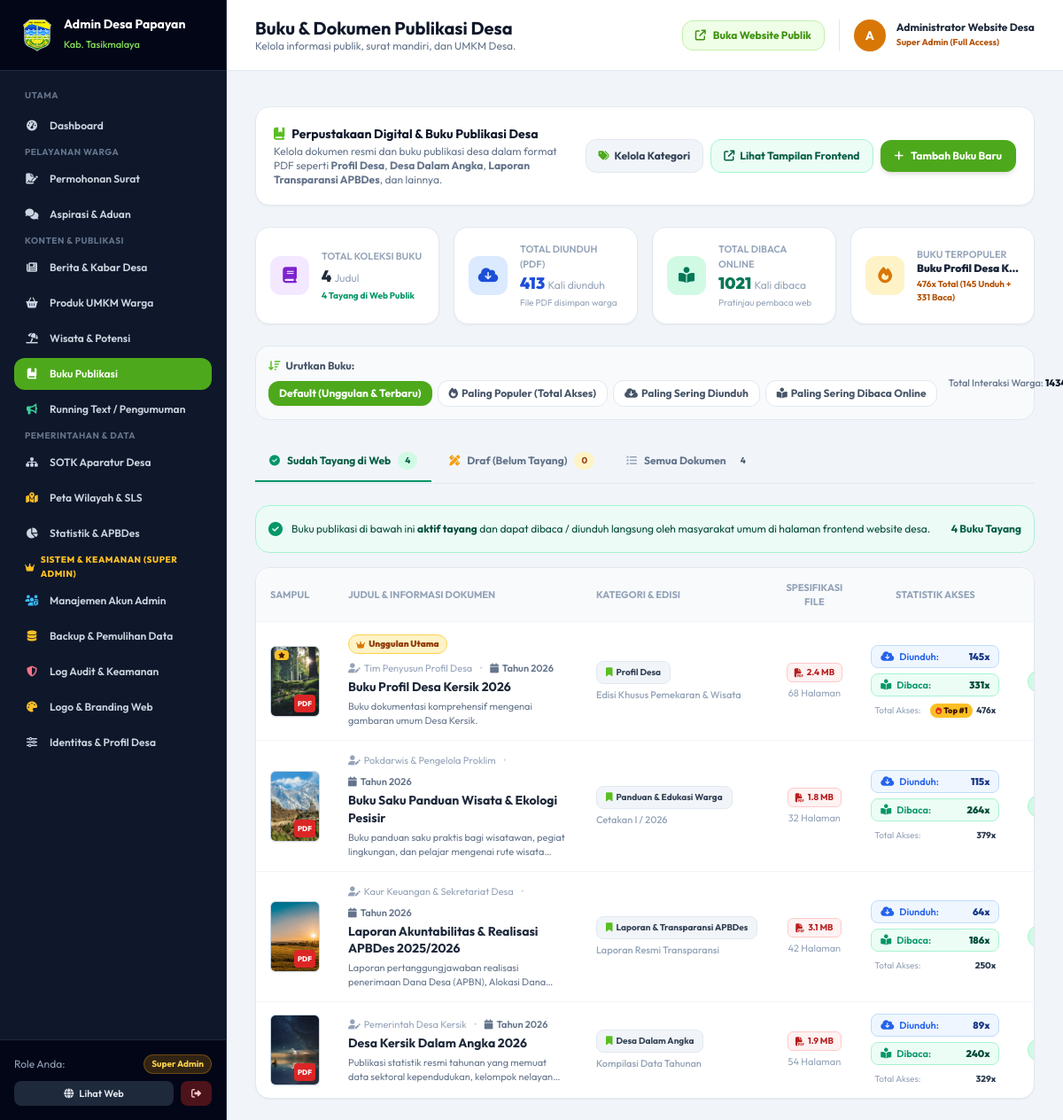
Before: /admin/publikasi (signed in) with the older database file.
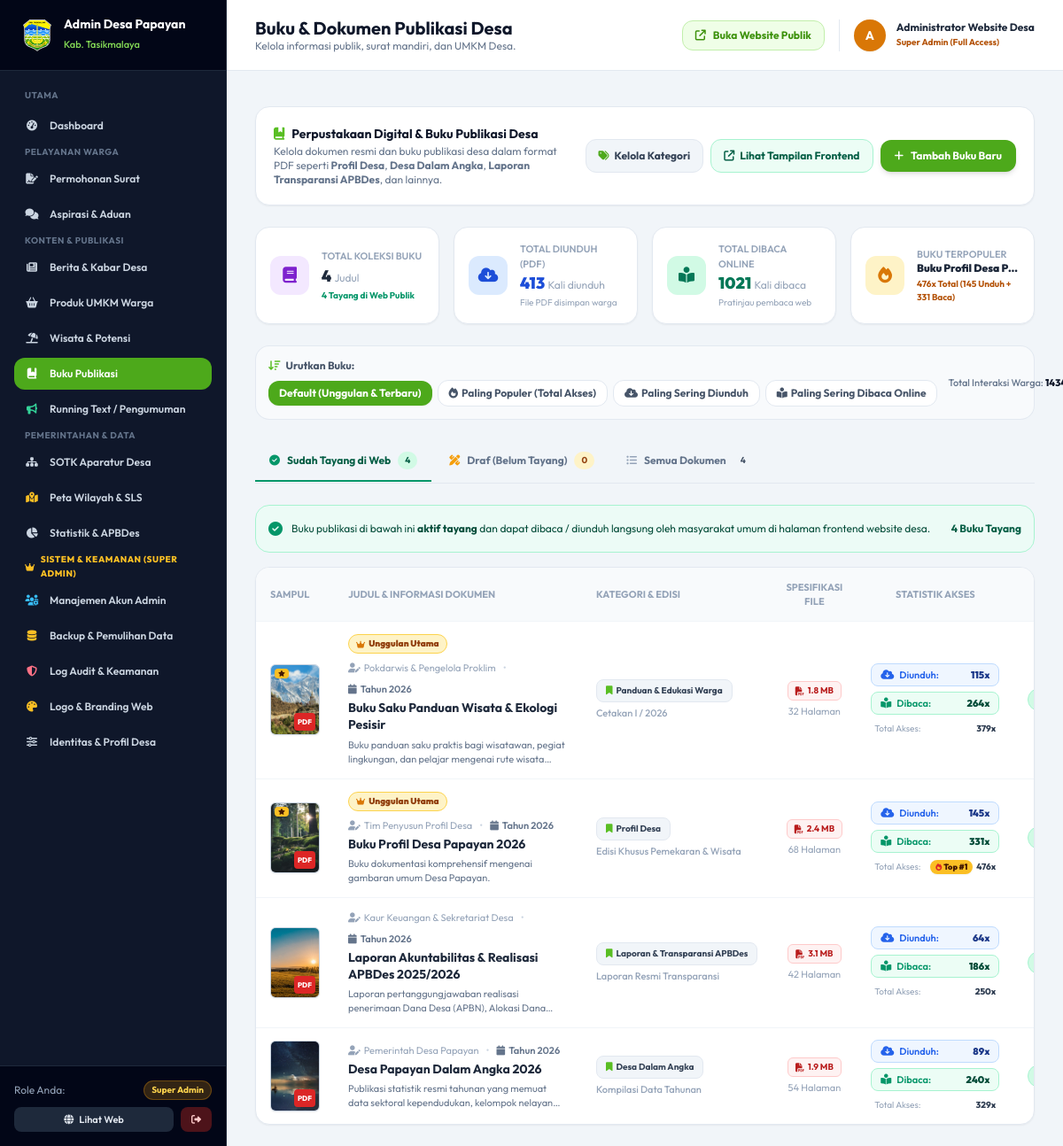
After: the same page with the newer database file.
### tables this page shows
CREATE TABLE buku_publikasi (
        id INTEGER PRIMARY KEY AUTOINCREMENT,
        judul TEXT NOT NULL,
        kategori TEXT NOT NULL,
        penulis TEXT DEFAULT 'Pemerintah Desa',
        tahun TEXT DEFAULT '2026',
        edisi TEXT DEFAULT 'Edisi Tahunan',
        jumlah_halaman INTEGER DEFAULT 0,
        ukuran_file TEXT DEFAULT '0 MB',
        sinopsis TEXT,
        cover_buku TEXT,
        file_pdf TEXT NOT NULL,
        jumlah_unduh INTEGER DEFAULT 0,
        status TEXT DEFAULT 'Tayang',
        is_featured INTEGER DEFAULT 0,
        created_at TIMESTAMP DEFAULT CURRENT_TIMESTAMP
    , jumlah_baca INTEGER DEFAULT 0);

### app.py (the view)
@app.route('/admin/publikasi')
@login_required
def admin_publikasi():
    conn = get_db()
    cursor = conn.cursor()
    sort_by = request.args.get('sort', 'default')
    cursor.execute("SELECT * FROM buku_publikasi")
    raw_all = [dict(r) for r in cursor.fetchall()]
    for b in raw_all:
        b['jumlah_unduh'] = b.get('jumlah_unduh') or 0
        b['jumlah_baca'] = b.get('jumlah_baca') or 0
        b['total_akses'] = b['jumlah_unduh'] + b['jumlah_baca']
    if sort_by == 'terpopuler':
        raw_all.sort(key=lambda x: (x['total_akses'], x['id']), reverse=True)
    elif sort_by == 'unduh':
        raw_all.sort(key=lambda x: (x['jumlah_unduh'], x['id']), reverse=True)
    elif sort_by == 'baca':
        raw_all.sort(key=lambda x: (x['jumlah_baca'], x['id']), reverse=True)
    else:
        raw_all.sort(key=lambda x: (x.get('is_featured', 0), x['id']), reverse=True)
    tayang_list = [b for b in raw_all if b.get('status') == 'Tayang']
    draft_list = [b for b in raw_all if b.get('status') == 'Draft']
    semua_list = raw_all
    cursor.execute("SELECT * FROM kategori_publikasi ORDER BY urutan ASC, nama ASC")
    kategori_list = [dict(r) for r in cursor.fetchall()]
    total_unduh = sum(b['jumlah_unduh'] for b in semua_list)
    total_baca = sum(b['jumlah_baca'] for b in semua_list)
    total_interaksi = total_unduh + total_baca
    buku_terpopuler = max(semua_list, key=lambda x: x['total_akses']) if semua_list else None
    conn.close()
    return render_template(
        'admin/publikasi.html',
        tayang_list=tayang_list,
        draft_list=draft_list,
        semua_list=semua_list,
        buku_data=semua_list,
        kategori_list=kategori_list,
        total_unduh=total_unduh,
        total_baca=total_baca,
        total_interaksi=total_interaksi,
        buku_terpopuler=buku_terpopuler,
        sort_by=sort_by
    )

### app.py (called while the page is built)
@app.after_request
def apply_security_headers(response):
    response.headers['X-Content-Type-Options'] = 'nosniff'
    response.headers['X-Frame-Options'] = 'SAMEORIGIN'
    response.headers['X-XSS-Protection'] = '1; mode=block'
    response.headers['Referrer-Policy'] = 'strict-origin-when-cross-origin'
    response.headers['Permissions-Policy'] = 'geolocation=(self)'
    return response

@app.context_processor
def inject_global_data():
    data = {
        'is_superadmin': session.get('role') == 'superadmin',
        'current_role': session.get('role', 'tamu'),
        'current_nama': session.get('nama', 'Pengguna')
    }
    try:
        conn = get_db()
        cursor = conn.cursor()
        cursor.execute("SELECT * FROM profil_desa WHERE id = 1")
        row = cursor.fetchone()
        data['profil_global'] = dict(row or {})
        cursor.execute("SELECT * FROM running_texts WHERE is_active = 1 ORDER BY urutan ASC, id ASC")
        data['running_texts_global'] = [dict(r) for r in cursor.fetchall()]
        conn.close()
    except Exception:
        data['profil_global'] = {}
        data['running_texts_global'] = []
    return data

### templates/admin/publikasi.html (shortened to what the changed rows need)
{% extends "base_admin.html" %}
{% block header_title %}Buku & Dokumen Publikasi Desa{% endblock %}
{% block content %}
{% macro render_table(buku_data, tab_type) %}
<div class="bg-white rounded-2xl border border-slate-200 shadow-sm overflow-hidden">
  <div class="overflow-x-auto">
    <table class="w-full text-xs text-left border-collapse">
      <thead class="text-[11px] uppercase text-slate-400 bg-slate-50 border-b border-slate-100 font-bold">
        <tr>
          <th class="py-3.5 px-4 w-20">Sampul</th>
          <th class="py-3.5 px-4 min-w-[280px]">Judul & Informasi Dokumen</th>
          <th class="py-3.5 px-4">Kategori & Edisi</th>
          <th class="py-3.5 px-4 text-center">Spesifikasi File</th>
          <th class="py-3.5 px-4 text-center min-w-[150px]">Statistik Akses</th>
          <th class="py-3.5 px-4 text-center">Status</th>
        </tr>
      </thead>
      <tbody class="divide-y divide-slate-100">
        {% for b in buku_data %}
        <tr class="hover:bg-slate-50/70 transition">
          <td class="py-3.5 px-4">
            <div class="relative w-14 h-20 rounded-md overflow-hidden bg-slate-100 border border-slate-300 shadow-sm flex-shrink-0 group">
              <img src="{{ url_for('static', filename=b.cover_buku.replace('static/', '')) if b.cover_buku.startswith('static/') else b.cover_buku }}"
                   class="w-full h-full object-cover transition group-hover:scale-105"
                   alt="{{ b.judul }}"
                   onerror="this.src='{{ url_for('static', filename='images/kantor_desa.jpg') }}'" />
              <span class="absolute bottom-1 right-1 bg-red-600 text-white font-extrabold text-[8px] px-1 py-0.5 rounded shadow">PDF</span>
              {% if b.is_featured == 1 %}
              <span class="absolute top-1 left-1 bg-amber-400 text-amber-950 font-black text-[8px] px-1 py-0.5 rounded shadow flex items-center gap-0.5" title="Buku Unggulan Utama">
                <i class="fa-solid fa-star text-[7px]"></i>
              </span>
              {% endif %}
            </div>
          </td>
          <td class="py-3.5 px-4">
            <div class="flex items-center gap-2 mb-1 flex-wrap">
              {% if b.is_featured == 1 %}
              <span class="bg-amber-100 text-amber-800 text-[10px] font-black px-2 py-0.5 rounded-full border border-amber-300 inline-flex items-center gap-1">
                <i class="fa-solid fa-crown text-amber-600 text-[9px]"></i> Unggulan Utama
              </span>
              {% endif %}
              <span class="text-slate-400 text-[11px]"><i class="fa-solid fa-user-pen mr-1"></i>{{ b.penulis }}</span>
              <span class="text-slate-300">•</span>
              <span class="text-slate-500 font-semibold text-[11px]"><i class="fa-solid fa-calendar mr-1"></i>Tahun {{ b.tahun }}</span>
            </div>
            <h4 class="font-bold text-slate-800 text-sm leading-snug hover:text-brand-700 transition">{{ b.judul }}</h4>
            <p class="text-slate-500 text-[11px] mt-1 line-clamp-2">{{ b.sinopsis or 'Tidak ada deskripsi sinopsis.' }}</p>
          </td>
          <td class="py-3.5 px-4 whitespace-nowrap">
            <span class="inline-block bg-slate-100 text-slate-700 font-bold text-[10px] px-2.5 py-1 rounded-lg border border-slate-200">
              <i class="fa-solid fa-bookmark text-brand-600 mr-1"></i>{{ b.kategori }}
            </span>
            <span class="block text-[11px] text-slate-400 mt-1 font-medium">{{ b.edisi or 'Edisi Tahunan' }}</span>
          </td>
          <td class="py-3.5 px-4 text-center whitespace-nowrap">
            <span class="inline-flex items-center gap-1 bg-red-50 text-red-700 font-bold text-[10px] px-2 py-0.5 rounded-md border border-red-200">
              <i class="fa-solid fa-file-pdf"></i> {{ b.ukuran_file or 'PDF' }}
            </span>
            <span class="block text-[11px] text-slate-400 mt-1">{{ b.jumlah_halaman }} Halaman</span>
          </td>
          <td class="py-3 px-4 whitespace-nowrap">
            <div class="flex flex-col gap-1.5 min-w-[145px]">
              <div class="flex items-center justify-between gap-2 bg-blue-50 text-blue-800 px-2.5 py-1 rounded-lg border border-blue-200 text-[11px] font-semibold" title="Total diunduh format PDF">
                <span class="flex items-center gap-1.5 text-blue-600">
                  <i class="fa-solid fa-cloud-arrow-down text-xs"></i> Diunduh:
                </span>
                <strong class="font-black text-blue-900">{{ b.jumlah_unduh or 0 }}x</strong>
              </div>
              <div class="flex items-center justify-between gap-2 bg-emerald-50 text-emerald-800 px-2.5 py-1 rounded-lg border border-emerald-200 text-[11px] font-semibold" title="Total dibaca langsung secara online">
                <span class="flex items-center gap-1.5 text-emerald-600">
                  <i class="fa-solid fa-book-open-reader text-xs"></i> Dibaca:
                </span>
                <strong class="font-black text-emerald-900">{{ b.jumlah_baca or 0 }}x</strong>
              </div>
              <div class="flex items-center justify-between text-[10px] px-1 pt-0.5">
                <span class="text-slate-400">Total Akses:</span>
                <span class="font-extrabold text-slate-700 flex items-center gap-1">
                  {% if buku_terpopuler and b.id == buku_terpopuler.id and (b.jumlah_unduh + b.jumlah_baca) > 0 %}
                  <span class="bg-amber-400 text-amber-950 font-black text-[9px] px-1.5 py-0.2 rounded-full shadow-sm flex items-center gap-0.5" title="Buku Paling Populer">
                    <i class="fa-solid fa-fire text-[8px] text-red-600"></i> Top #1
                  </span>
                  {% endif %}
                  {{ (b.jumlah_unduh or 0) + (b.jumlah_baca or 0) }}x
                </span>
              </div>
            </div>
          </td>
          <td class="py-3.5 px-4 text-center whitespace-nowrap">
            {% if b.status == 'Tayang' %}
            <span class="inline-flex items-center gap-1 bg-emerald-100 text-emerald-800 font-bold text-[10px] px-2.5 py-1 rounded-full border border-emerald-200">
            </span>
            {% else %}
            <span class="inline-flex items-center gap-1 bg-amber-100 text-amber-800 font-bold text-[10px] px-2.5 py-1 rounded-full border border-amber-200">
              <i class="fa-solid fa-pen-ruler"></i> Masih Draf
            </span>
            {% endif %}
          </td>
        </tr>
        {% endfor %}
      </tbody>
    </table>
  </div>
</div>
{% endmacro %}
<div class="space-y-6">
  <div class="grid grid-cols-2 lg:grid-cols-4 gap-4">
    <div class="bg-white p-4 rounded-2xl border border-slate-200 shadow-sm flex items-center gap-3.5">
      <div class="min-w-0 flex-1">
        <p class="text-[11px] text-slate-400 font-semibold uppercase">Buku Terpopuler</p>
        <h4 class="text-xs font-black text-slate-800 truncate" title="{{ buku_terpopuler.judul if buku_terpopuler else '-' }}">
          {{ buku_terpopuler.judul if buku_terpopuler else '-' }}
        </h4>
        <span class="text-[10px] text-amber-700 font-bold block mt-0.5">
          {{ buku_terpopuler.total_akses if buku_terpopuler else 0 }}x Total ({{ buku_terpopuler.jumlah_unduh or 0 }} Unduh + {{ buku_terpopuler.jumlah_baca or 0 }} Baca)
        </span>
      </div>
    </div>
  </div>
  <div id="tab-pub-content-tayang" class="space-y-4">
    {{ render_table(tayang_list, 'tayang') }}
  </div>
</div>
{% endblock %}

Changed rows visible on the page:
changed buku_publikasi "Tim Penyusun Profil Desa": judul "Buku Profil Desa K…" → "Buku Profil Desa P…"; judul "Buku Profil Desa Kersik 2026" → "Buku Profil Desa Papayan 2026"; sinopsis "Buku dokumentasi komprehensif mengenai gambaran umum Desa Kersik." → "Buku dokumentasi komprehensif mengenai gambaran umum Desa Papayan."
changed buku_publikasi "Buku Saku Panduan Wisata & Ekologi Pesisir": now shows "Unggulan Utama"; moves up the list
changed buku_publikasi "Kompilasi Data Tahunan": penulis "Pemerintah Desa Kersik" → "Pemerintah Desa Papayan"; judul "Desa Kersik Dalam Angka 2026" → "Desa Papayan Dalam Angka 2026"
